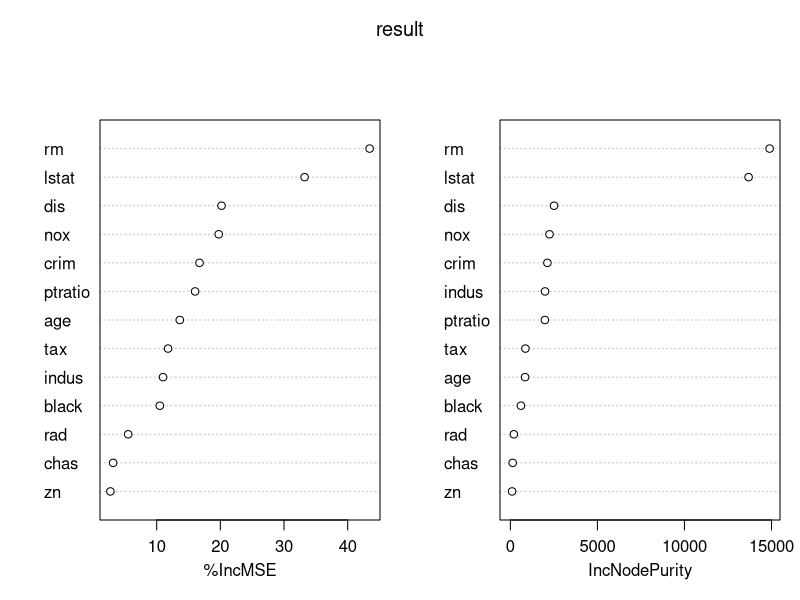
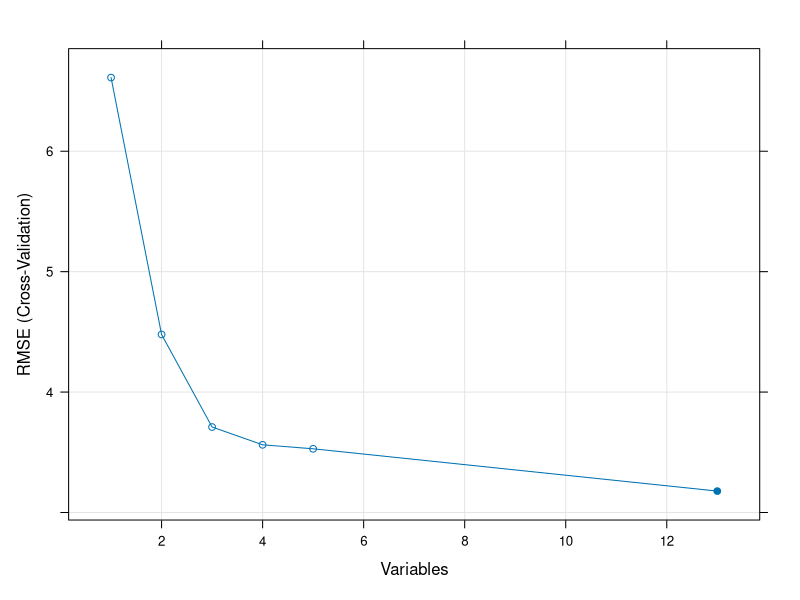

Recreate these plots in R, in order.
library(MASS) 
library(caret) 
library(randomForest)

control           <- trainControl(method="repeatedcv", number=4, repeats=1) 
tunegrid          <- expand.grid(.mtry=c(2,3,4,5,6,7,8)) 
data              <- Boston 
result            = train(medv~., data=data, method="rf", metric="RMSE", tuneGrid=tunegrid,   
                         trControl=control,importance=TRUE)$finalModel 

result 




gbmImp            <- varImp(result) 
importance(result) 
varImpPlot(result) 



tunegrid          <- expand.grid(.mtry=c(1)) 
result            = train(medv~., data=data[,c("medv","rm","lstat")], method="rf", metric="RMSE",   
                          tuneGrid=tunegrid, trControl=control)$finalModel 
result 




control <- rfeControl(functions=rfFuncs, method="cv", number=10) 
results <- rfe(as.matrix(data[-14]),as.matrix(data[14]), sizes=c(1:5), rfeControl=control) 
print(results) 
predictors(results) 
plot(results, type=c("g", "o")) 
